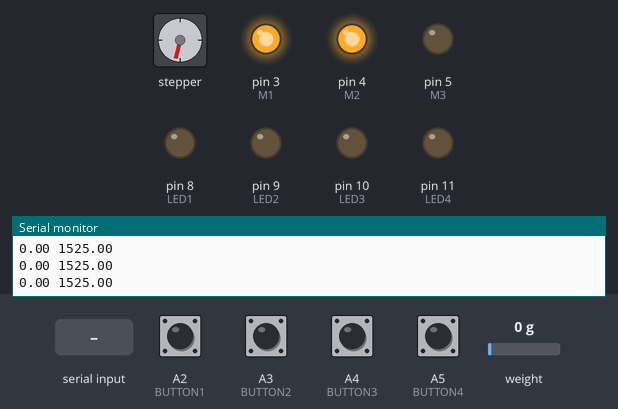
A program run on a simulated Arduino Nano, built with avr-gcc and run on an emulated ATmega328P. On the bench: stepper motor, output pins drawn as LEDs (lit = HIGH), the last lines printed to the serial monitor. Wiring (inferred from the names in the program): stepper motor driver (200 steps per turn assumed): step pin 6; direction pin 7; enable pin 2. The test bench sets the inputs (shaded band); at power-on: A2 (BUTTON1), A3 (BUTTON2), A4 (BUTTON3), A5 (BUTTON4) HIGH, weight on the scale 0 g. Pins used as bus, display or sensor lines are not drawn.

Above: at 1.2 s.
1.3 s: "s90\n" received over Serial
At 1.51 s:
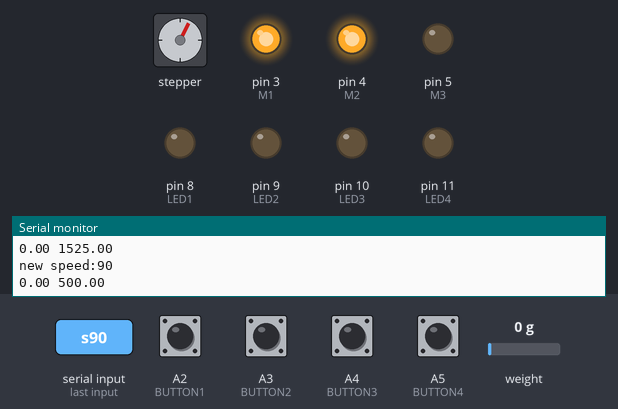
4.3 s: A4 (BUTTON3) pulled LOW for 0.15 s
At 5.3 s:
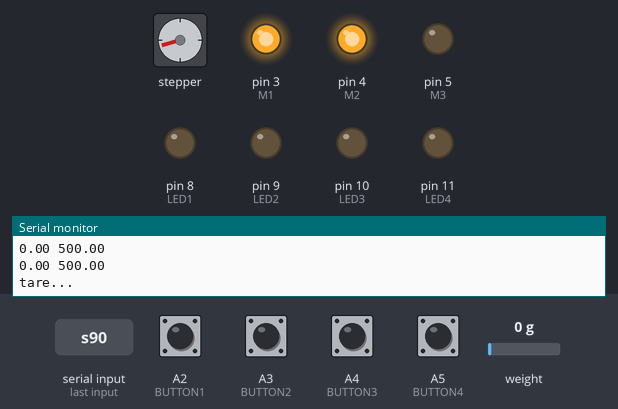
10.4 s: A5 (BUTTON4) pulled LOW for 0.15 s
At 10.86 s:
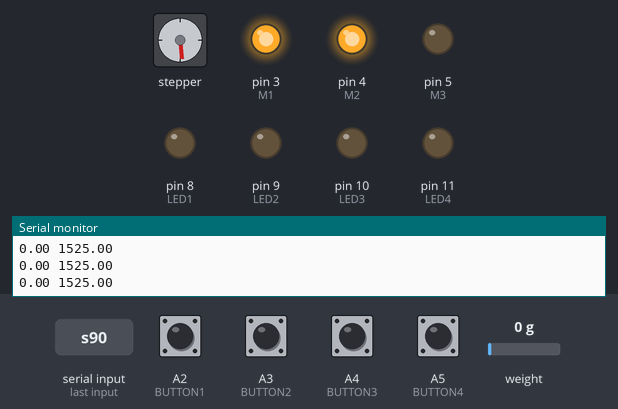
16.5 s: A2 (BUTTON1) pulled LOW for 0.15 s
Timing chart, 0 to 19.1 s (numbered marks = the images above; inputs shaded):
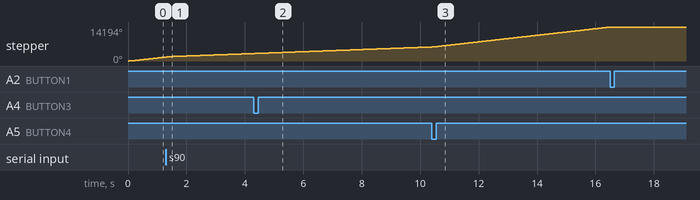

The program:

main.cpp
```cpp
#include <Arduino.h>
#include "TimerOne.h"
#include "HX711.h"


#define EN 2
#define STEP 6
#define DIR 7
#define LED1 8
#define LED2 9
#define LED3 10
#define LED4 11
#define M1 3
#define M2 4
#define M3 5
#define hxdout A1
#define hxclk A0

#define BUTTON1 A2
#define BUTTON2 A3
#define BUTTON3 A4
#define BUTTON4 A5

#define TICKS_PER_SECOND 300


HX711 loadcell;

void isr();

float measure_accurate();

float zero = 0;


//uart communication
#define MAX_BUFFER 50
char buffer[MAX_BUFFER];
int bufferpos = 0;

//for speed of 200 on pusher
//#define preset_line_speed 1300 //1207 //1182

//for speed of 300 on pusher
#define preset_line_speed 1525 //1207 //1182
//use 1525 for abs/petg, because it "squishes" differently. PETG at 200°C
//use 1615 for pla, 185°C

//for speed of 300 on pusher
//#define preset_line_speed 1940 //1207 //1182

void setup() {
    // put your setup code here, to run once:

    Timer1.initialize(1000000 / TICKS_PER_SECOND);
    Timer1.attachInterrupt(isr); // blinkLED to run every 0.15 seconds

    pinMode(EN, OUTPUT);
    pinMode(STEP, OUTPUT);
    pinMode(DIR, OUTPUT);
    pinMode(LED1, OUTPUT);
    pinMode(LED2, OUTPUT);
    pinMode(LED3, OUTPUT);
    pinMode(LED4, OUTPUT);
    pinMode(M1, OUTPUT);
    pinMode(M2, OUTPUT);
    pinMode(M3, OUTPUT);

    pinMode(BUTTON1, INPUT_PULLUP);
    pinMode(BUTTON2, INPUT_PULLUP);
    pinMode(BUTTON3, INPUT_PULLUP);
    pinMode(BUTTON4, INPUT_PULLUP);

    digitalWrite(EN, 0);
    digitalWrite(DIR, 1);
    digitalWrite(M1, 1);
    digitalWrite(M2, 1);
    digitalWrite(M3, 0);

    loadcell.begin(hxdout, hxclk);
    loadcell.set_scale(-1);

    Serial.begin(9600);
}


void loop() {

    static float speed = preset_line_speed;//1424;

    // put your main code here, to run repeatedly:


    // if (digitalRead(BUTTON1)==0) {speed += 2;
    // if (digitalRead(BUTTON2)==0) speed -= 2;

    float load = loadcell.get_value(1);

    if (digitalRead(BUTTON1)==0) digitalWrite(EN, 1);
    if (digitalRead(BUTTON2)==0) digitalWrite(EN, 0);
    if (digitalRead(BUTTON3)==0) {
        Serial.print("tare...");
        zero = loadcell.get_value(50);
        Serial.print("done");
    }
    // if (load - zero > 250000) {
    //     //runout detected
    //     digitalWrite(EN, 1);
    // }

    if (digitalRead(BUTTON4)==0) speed = preset_line_speed;

    if (speed >  2000) speed = 2000;
    if (speed <  500) speed = 500;


    Timer1.setPeriod(1000000.0f / speed);
    //speed += (load - zero) * (-0.00000025f);

    // Serial.print(load);
    // Serial.print(' ');
    // Serial.print(zero);
    // Serial.print(' ');
    Serial.print(load - zero);
    Serial.print(' ');
    Serial.print(speed);
    Serial.println();

    while (Serial.available()) {
        char c = Serial.read();
        if (c == '\r' || c == '\n') {
            buffer[bufferpos] = 0;
            if (bufferpos <= 1) {
                break;
            }
            bufferpos = 0;
            int val = 0;
            if (sscanf(&buffer[1], "%d", &val)) {
                if (buffer[0] == 's') {
                    Serial.print("new speed:");
                    Serial.println(val);
                    speed = val;
                }
                if (buffer[0] == 'z') {
                    Serial.print("new zero:");
                    Serial.println(val);
                    zero = val;
                }
            }
        } else {
            buffer[bufferpos++] = c;
        }
        if (bufferpos > MAX_BUFFER) {
            bufferpos = 0;
        }
    }
}

void isr() {
    static bool toggle = false;
    digitalWrite(STEP, toggle);
    toggle = !toggle;
}

float measure_accurate() {
    float f = 0;
    const int n = 10;
    for (int i = 0; i < n; i++) {
        f += loadcell.get_value();
    }
    return f / (float)n;
}
```
